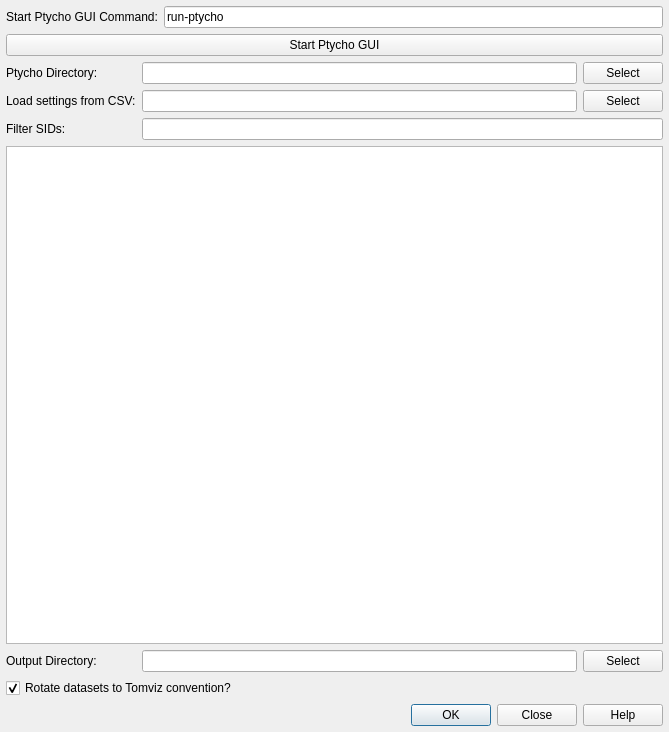
<?xml version="1.0" encoding="UTF-8"?>
<ui version="4.0">
 <class>PtychoDialog</class>
 <widget class="QDialog" name="PtychoDialog">
  <property name="geometry">
   <rect>
    <x>0</x>
    <y>0</y>
    <width>669</width>
    <height>732</height>
   </rect>
  </property>
  <property name="windowTitle">
   <string>Ptycho Dialog</string>
  </property>
  <layout class="QGridLayout" name="gridLayout">
   <property name="leftMargin">
    <number>6</number>
   </property>
   <property name="topMargin">
    <number>6</number>
   </property>
   <property name="rightMargin">
    <number>6</number>
   </property>
   <property name="bottomMargin">
    <number>6</number>
   </property>
   <item row="10" column="1">
    <widget class="QLineEdit" name="outputDirectory">
     <property name="toolTip">
      <string>&lt;html&gt;&lt;head/&gt;&lt;body&gt;&lt;p&gt;The directory where the output files will be written. If one is not specified, the Ptycho directory will be used.&lt;/p&gt;&lt;/body&gt;&lt;/html&gt;</string>
     </property>
    </widget>
   </item>
   <item row="11" column="0" colspan="3">
    <widget class="QCheckBox" name="rotateDatasets">
     <property name="toolTip">
      <string>&lt;html&gt;&lt;head/&gt;&lt;body&gt;&lt;p&gt;The orientation of the tilt series does match what Tomviz expects internally. Rotating the data ensures that the later Tomviz operators will be able to run properly.&lt;/p&gt;&lt;/body&gt;&lt;/html&gt;</string>
     </property>
     <property name="text">
      <string>Rotate datasets to Tomviz convention?</string>
     </property>
     <property name="checked">
      <bool>true</bool>
     </property>
    </widget>
   </item>
   <item row="5" column="0">
    <widget class="QLabel" name="filterSIDsLabel">
     <property name="toolTip">
      <string>&lt;html&gt;&lt;head/&gt;&lt;body&gt;&lt;p&gt;Filter out SIDs using numpy-like slice syntax. For example: &lt;br/&gt;&lt;/p&gt;&lt;p&gt;157394:157413:3&lt;br/&gt;&lt;/p&gt;&lt;p&gt;This would only allow every third number between 157394 (inclusive) and 157413 (exclusive) to be shown.&lt;br/&gt;&lt;/p&gt;&lt;p&gt;The filtered out SIDs are hidden and won't be used in the next step.&lt;br/&gt;&lt;/p&gt;&lt;p&gt;This also supports separate sets of comma-delimited slices, for example:&lt;br/&gt;&lt;/p&gt;&lt;p&gt;157394:157413:3, 157420:157500:2&lt;/p&gt;&lt;/body&gt;&lt;/html&gt;</string>
     </property>
     <property name="text">
      <string>Filter SIDs:</string>
     </property>
    </widget>
   </item>
   <item row="5" column="1" colspan="2">
    <widget class="QLineEdit" name="filterSIDsString">
     <property name="toolTip">
      <string>&lt;html&gt;&lt;head/&gt;&lt;body&gt;&lt;p&gt;Filter out SIDs using numpy-like slice syntax. For example: &lt;br/&gt;&lt;/p&gt;&lt;p&gt;157394:157413:3&lt;br/&gt;&lt;/p&gt;&lt;p&gt;This would only allow every third number between 157394 (inclusive) and 157413 (exclusive) to be shown.&lt;br/&gt;&lt;/p&gt;&lt;p&gt;The filtered out SIDs are hidden and won't be used in the next step.&lt;br/&gt;&lt;/p&gt;&lt;p&gt;This also supports separate sets of comma-delimited slices, for example:&lt;br/&gt;&lt;/p&gt;&lt;p&gt;157394:157413:3, 157420:157500:2&lt;/p&gt;&lt;/body&gt;&lt;/html&gt;</string>
     </property>
    </widget>
   </item>
   <item row="3" column="1">
    <widget class="QLineEdit" name="ptychoDirectory">
     <property name="toolTip">
      <string>&lt;html&gt;&lt;head/&gt;&lt;body&gt;&lt;p&gt;The Ptycho directory should contain data organized as created from the Ptycho GUI output. It will be used to determine the contents of the table below.&lt;br/&gt;&lt;/p&gt;&lt;p&gt;The Ptycho directory is expected to have, at its top level, a list of scan directories all starting with 'S'. For example, 'S157391' is the directory for scan number 157391.&lt;br/&gt;&lt;/p&gt;&lt;p&gt;Within the scan directory are version directories. For example, 't1'.&lt;br/&gt;&lt;/p&gt;&lt;p&gt;Within the version directories are 'recon_data' and 'recon_pic'. The 'recon_data' should contain all the necessary datasets from the ptychography reconstruction.&lt;/p&gt;&lt;/body&gt;&lt;/html&gt;</string>
     </property>
    </widget>
   </item>
   <item row="0" column="0" colspan="3">
    <layout class="QHBoxLayout" name="ptychoGUICommandLayout">
     <item>
      <widget class="QLabel" name="ptychoGUICommandLabel">
       <property name="toolTip">
        <string>&lt;html&gt;&lt;head/&gt;&lt;body&gt;&lt;p&gt;Command used when &amp;quot;Start Ptycho GUI&amp;quot; is clicked.&lt;/p&gt;&lt;p&gt;&lt;br/&gt;&lt;/p&gt;&lt;p&gt;The Ptycho GUI should be used to download the data and produce image stacks within what will be the &amp;quot;Ptycho Directory&amp;quot;.&lt;/p&gt;&lt;/body&gt;&lt;/html&gt;</string>
       </property>
       <property name="text">
        <string>Start Ptycho GUI Command:</string>
       </property>
      </widget>
     </item>
     <item>
      <widget class="QLineEdit" name="ptychoGUICommand">
       <property name="toolTip">
        <string>&lt;html&gt;&lt;head/&gt;&lt;body&gt;&lt;p&gt;Command used when &amp;quot;Start Ptycho GUI&amp;quot; is clicked.&lt;/p&gt;&lt;p&gt;&lt;br/&gt;&lt;/p&gt;&lt;p&gt;The Ptycho GUI should be used to download the data and produce image stacks within what will be the &amp;quot;Ptycho Directory&amp;quot;.&lt;/p&gt;&lt;/body&gt;&lt;/html&gt;</string>
       </property>
       <property name="text">
        <string>run-ptycho</string>
       </property>
      </widget>
     </item>
    </layout>
   </item>
   <item row="12" column="0" colspan="3">
    <widget class="QDialogButtonBox" name="buttonBox">
     <property name="orientation">
      <enum>Qt::Horizontal</enum>
     </property>
     <property name="standardButtons">
      <set>QDialogButtonBox::Close|QDialogButtonBox::Help|QDialogButtonBox::Ok</set>
     </property>
    </widget>
   </item>
   <item row="2" column="0" colspan="3">
    <widget class="QPushButton" name="startPtychoGUI">
     <property name="toolTip">
      <string>&lt;html&gt;&lt;head/&gt;&lt;body&gt;&lt;p&gt;Run the command to start the Ptycho GUI.&lt;/p&gt;&lt;p&gt;&lt;br/&gt;&lt;/p&gt;&lt;p&gt;The Ptycho GUI should be used to download the data and produce image stacks within what will be the &amp;quot;Ptycho Directory&amp;quot;.&lt;/p&gt;&lt;/body&gt;&lt;/html&gt;</string>
     </property>
     <property name="text">
      <string>Start Ptycho GUI</string>
     </property>
    </widget>
   </item>
   <item row="10" column="0">
    <widget class="QLabel" name="outputDirectoryLabel">
     <property name="toolTip">
      <string>&lt;html&gt;&lt;head/&gt;&lt;body&gt;&lt;p&gt;The directory where the output files will be written. If one is not specified, the Ptycho directory will be used.&lt;/p&gt;&lt;/body&gt;&lt;/html&gt;</string>
     </property>
     <property name="text">
      <string>Output Directory:</string>
     </property>
     <property name="buddy">
      <cstring>outputDirectory</cstring>
     </property>
    </widget>
   </item>
   <item row="3" column="2">
    <widget class="QPushButton" name="selectPtychoDirectory">
     <property name="toolTip">
      <string>&lt;html&gt;&lt;head/&gt;&lt;body&gt;&lt;p&gt;The Ptycho directory should contain data organized as created from the Ptycho GUI output. It will be used to determine the contents of the table below.&lt;br/&gt;&lt;/p&gt;&lt;p&gt;The Ptycho directory is expected to have, at its top level, a list of scan directories all starting with 'S'. For example, 'S157391' is the directory for scan number 157391.&lt;br/&gt;&lt;/p&gt;&lt;p&gt;Within the scan directory are version directories. For example, 't1'.&lt;br/&gt;&lt;/p&gt;&lt;p&gt;Within the version directories are 'recon_data' and 'recon_pic'. The 'recon_data' should contain all the necessary datasets from the ptychography reconstruction.&lt;/p&gt;&lt;/body&gt;&lt;/html&gt;</string>
     </property>
     <property name="text">
      <string>Select</string>
     </property>
    </widget>
   </item>
   <item row="3" column="0">
    <widget class="QLabel" name="ptychoDirectoryLabel">
     <property name="toolTip">
      <string>&lt;html&gt;&lt;head/&gt;&lt;body&gt;&lt;p&gt;The Ptycho directory should contain data organized as created from the Ptycho GUI output. It will be used to determine the contents of the table below.&lt;br/&gt;&lt;/p&gt;&lt;p&gt;The Ptycho directory is expected to have, at its top level, a list of scan directories all starting with 'S'. For example, 'S157391' is the directory for scan number 157391.&lt;br/&gt;&lt;/p&gt;&lt;p&gt;Within the scan directory are version directories. For example, 't1'.&lt;br/&gt;&lt;/p&gt;&lt;p&gt;Within the version directories are 'recon_data' and 'recon_pic'. The 'recon_data' should contain all the necessary datasets from the ptychography reconstruction.&lt;/p&gt;&lt;/body&gt;&lt;/html&gt;</string>
     </property>
     <property name="text">
      <string>Ptycho Directory:</string>
     </property>
    </widget>
   </item>
   <item row="7" column="0" colspan="3">
    <widget class="QTableWidget" name="table">
     <property name="toolTip">
      <string>&lt;html&gt;&lt;head/&gt;&lt;body&gt;&lt;p&gt;Select which SIDs to use for each version.&lt;/p&gt;&lt;p&gt;&lt;br/&gt;&lt;/p&gt;&lt;p&gt;The list of SIDs to use can be specified via numpy slice syntax (for example, '157391:157637'), a comma-delimited list (for example, '157391, 157394'), or loaded from a txt/csv file.&lt;/p&gt;&lt;p&gt;&lt;br/&gt;&lt;/p&gt;&lt;p&gt;Any SIDs which are missing data or angles will be automatically ignored. A list of the ones ignored may be seen from the console and messages output.&lt;/p&gt;&lt;/body&gt;&lt;/html&gt;</string>
     </property>
     <property name="editTriggers">
      <set>QAbstractItemView::NoEditTriggers</set>
     </property>
     <property name="selectionMode">
      <enum>QAbstractItemView::NoSelection</enum>
     </property>
     <attribute name="horizontalHeaderStretchLastSection">
      <bool>true</bool>
     </attribute>
    </widget>
   </item>
   <item row="10" column="2">
    <widget class="QPushButton" name="selectOutputDirectory">
     <property name="toolTip">
      <string>&lt;html&gt;&lt;head/&gt;&lt;body&gt;&lt;p&gt;The directory where the output files will be written. If one is not specified, the Ptycho directory will be used.&lt;/p&gt;&lt;/body&gt;&lt;/html&gt;</string>
     </property>
     <property name="text">
      <string>Select</string>
     </property>
    </widget>
   </item>
   <item row="4" column="0">
    <widget class="QLabel" name="loadFromCSVFileLabel">
     <property name="toolTip">
      <string>&lt;html&gt;&lt;head/&gt;&lt;body&gt;&lt;p&gt;Select a pyxrf-style CSV file from which the &amp;quot;Use&amp;quot; and &amp;quot;Version&amp;quot; settings will be loaded.&lt;br/&gt;&lt;/p&gt;&lt;p&gt;This expects columns of &amp;quot;Scan ID&amp;quot;, &amp;quot;Use&amp;quot;, and &amp;quot;Version&amp;quot; to be within the file. If it indeed has these columns (except for &amp;quot;Version&amp;quot;, which is optional), all current SID &amp;quot;Use&amp;quot; settings will be checked off, and only SIDs marked for &amp;quot;Use&amp;quot; within the CSV file will be checked back on.&lt;br/&gt;&lt;/p&gt;&lt;p&gt;Additionally, if &amp;quot;Version&amp;quot; is present as well, the version will be automatically selected for each SID, assuming that the version is indeed a viable option within the ptycho directory for that SID.&lt;br/&gt;&lt;/p&gt;&lt;p&gt;The user may still modify settings afterwards.&lt;/p&gt;&lt;/body&gt;&lt;/html&gt;</string>
     </property>
     <property name="text">
      <string>Load settings from CSV:</string>
     </property>
    </widget>
   </item>
   <item row="4" column="1">
    <widget class="QLineEdit" name="loadFromCSVFile">
     <property name="toolTip">
      <string>&lt;html&gt;&lt;head/&gt;&lt;body&gt;&lt;p&gt;Select a pyxrf-style CSV file from which the &amp;quot;Use&amp;quot; and &amp;quot;Version&amp;quot; settings will be loaded.&lt;br/&gt;&lt;/p&gt;&lt;p&gt;This expects columns of &amp;quot;Scan ID&amp;quot;, &amp;quot;Use&amp;quot;, and &amp;quot;Version&amp;quot; to be within the file. If it indeed has these columns (except for &amp;quot;Version&amp;quot;, which is optional), all current SID &amp;quot;Use&amp;quot; settings will be checked off, and only SIDs marked for &amp;quot;Use&amp;quot; within the CSV file will be checked back on.&lt;br/&gt;&lt;/p&gt;&lt;p&gt;Additionally, if &amp;quot;Version&amp;quot; is present as well, the version will be automatically selected for each SID, assuming that the version is indeed a viable option within the ptycho directory for that SID.&lt;br/&gt;&lt;/p&gt;&lt;p&gt;The user may still modify settings afterwards.&lt;/p&gt;&lt;/body&gt;&lt;/html&gt;</string>
     </property>
    </widget>
   </item>
   <item row="4" column="2">
    <widget class="QPushButton" name="selectLoadFromCSVFile">
     <property name="toolTip">
      <string>&lt;html&gt;&lt;head/&gt;&lt;body&gt;&lt;p&gt;Select a pyxrf-style CSV file from which the &amp;quot;Use&amp;quot; and &amp;quot;Version&amp;quot; settings will be loaded.&lt;br/&gt;&lt;/p&gt;&lt;p&gt;This expects columns of &amp;quot;Scan ID&amp;quot;, &amp;quot;Use&amp;quot;, and &amp;quot;Version&amp;quot; to be within the file. If it indeed has these columns (except for &amp;quot;Version&amp;quot;, which is optional), all current SID &amp;quot;Use&amp;quot; settings will be checked off, and only SIDs marked for &amp;quot;Use&amp;quot; within the CSV file will be checked back on.&lt;br/&gt;&lt;/p&gt;&lt;p&gt;Additionally, if &amp;quot;Version&amp;quot; is present as well, the version will be automatically selected for each SID, assuming that the version is indeed a viable option within the ptycho directory for that SID.&lt;br/&gt;&lt;/p&gt;&lt;p&gt;The user may still modify settings afterwards.&lt;/p&gt;&lt;/body&gt;&lt;/html&gt;</string>
     </property>
     <property name="text">
      <string>Select</string>
     </property>
    </widget>
   </item>
  </layout>
 </widget>
 <tabstops>
  <tabstop>ptychoGUICommand</tabstop>
  <tabstop>startPtychoGUI</tabstop>
  <tabstop>ptychoDirectory</tabstop>
  <tabstop>selectPtychoDirectory</tabstop>
  <tabstop>loadFromCSVFile</tabstop>
  <tabstop>selectLoadFromCSVFile</tabstop>
  <tabstop>filterSIDsString</tabstop>
  <tabstop>table</tabstop>
  <tabstop>outputDirectory</tabstop>
  <tabstop>selectOutputDirectory</tabstop>
  <tabstop>rotateDatasets</tabstop>
 </tabstops>
 <resources/>
 <connections>
  <connection>
   <sender>buttonBox</sender>
   <signal>rejected()</signal>
   <receiver>PtychoDialog</receiver>
   <slot>reject()</slot>
   <hints>
    <hint type="sourcelabel">
     <x>316</x>
     <y>260</y>
    </hint>
    <hint type="destinationlabel">
     <x>286</x>
     <y>274</y>
    </hint>
   </hints>
  </connection>
 </connections>
</ui>
